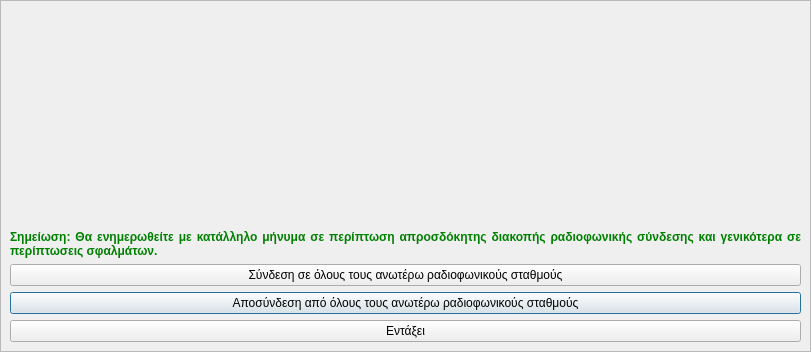
<?xml version="1.0" encoding="UTF-8"?>
<ui version="4.0">
 <class>Dialog</class>
 <widget class="QDialog" name="Dialog">
  <property name="geometry">
   <rect>
    <x>0</x>
    <y>0</y>
    <width>811</width>
    <height>352</height>
   </rect>
  </property>
  <property name="windowTitle">
   <string>Διαχείριση ραδιοφωνικών μεταδόσεων</string>
  </property>
  <property name="windowIcon">
   <iconset resource="../../icons.qrc">
    <normaloff>:/rest-windows/assets/images/rest-windows/radio-stations.png</normaloff>:/rest-windows/assets/images/rest-windows/radio-stations.png</iconset>
  </property>
  <layout class="QGridLayout" name="gridLayout_2">
   <property name="leftMargin">
    <number>0</number>
   </property>
   <property name="topMargin">
    <number>0</number>
   </property>
   <property name="rightMargin">
    <number>0</number>
   </property>
   <property name="bottomMargin">
    <number>0</number>
   </property>
   <item row="0" column="0">
    <widget class="QScrollArea" name="scrollArea">
     <property name="widgetResizable">
      <bool>true</bool>
     </property>
     <widget class="QWidget" name="scrollAreaWidgetContents">
      <property name="geometry">
       <rect>
        <x>0</x>
        <y>0</y>
        <width>809</width>
        <height>350</height>
       </rect>
      </property>
      <layout class="QGridLayout" name="gridLayout_4">
       <item row="0" column="0">
        <widget class="QFrame" name="radio_titles_frame">
         <property name="styleSheet">
          <string notr="true">QFrame{border:none;}</string>
         </property>
         <property name="frameShape">
          <enum>QFrame::StyledPanel</enum>
         </property>
         <property name="frameShadow">
          <enum>QFrame::Raised</enum>
         </property>
         <layout class="QGridLayout" name="gridLayout_3">
          <property name="leftMargin">
           <number>0</number>
          </property>
          <property name="topMargin">
           <number>0</number>
          </property>
          <property name="rightMargin">
           <number>0</number>
          </property>
          <property name="bottomMargin">
           <number>0</number>
          </property>
         </layout>
        </widget>
       </item>
       <item row="1" column="0">
        <spacer name="verticalSpacer">
         <property name="orientation">
          <enum>Qt::Vertical</enum>
         </property>
         <property name="sizeHint" stdset="0">
          <size>
           <width>20</width>
           <height>158</height>
          </size>
         </property>
        </spacer>
       </item>
       <item row="4" column="0">
        <widget class="QPushButton" name="disconnect_all">
         <property name="sizePolicy">
          <sizepolicy hsizetype="Minimum" vsizetype="Maximum">
           <horstretch>0</horstretch>
           <verstretch>0</verstretch>
          </sizepolicy>
         </property>
         <property name="text">
          <string>Αποσύνδεση από όλους τους ανωτέρω ραδιοφωνικούς σταθμούς</string>
         </property>
         <property name="icon">
          <iconset resource="../../icons.qrc">
           <normaloff>:/rest-windows/assets/images/rest-windows/disconnect.png</normaloff>:/rest-windows/assets/images/rest-windows/disconnect.png</iconset>
         </property>
        </widget>
       </item>
       <item row="5" column="0">
        <widget class="QPushButton" name="ok">
         <property name="sizePolicy">
          <sizepolicy hsizetype="Minimum" vsizetype="Maximum">
           <horstretch>0</horstretch>
           <verstretch>0</verstretch>
          </sizepolicy>
         </property>
         <property name="text">
          <string>Εντάξει</string>
         </property>
         <property name="icon">
          <iconset resource="../../icons.qrc">
           <normaloff>:/rest-windows/assets/images/rest-windows/ok.png</normaloff>:/rest-windows/assets/images/rest-windows/ok.png</iconset>
         </property>
        </widget>
       </item>
       <item row="3" column="0">
        <widget class="QPushButton" name="connect_all">
         <property name="sizePolicy">
          <sizepolicy hsizetype="Minimum" vsizetype="Maximum">
           <horstretch>0</horstretch>
           <verstretch>0</verstretch>
          </sizepolicy>
         </property>
         <property name="text">
          <string>Σύνδεση σε όλους τους ανωτέρω ραδιοφωνικούς σταθμούς</string>
         </property>
         <property name="icon">
          <iconset resource="../../icons.qrc">
           <normaloff>:/rest-windows/assets/images/rest-windows/start-transmition.png</normaloff>:/rest-windows/assets/images/rest-windows/start-transmition.png</iconset>
         </property>
        </widget>
       </item>
       <item row="2" column="0">
        <widget class="QLabel" name="label">
         <property name="styleSheet">
          <string notr="true">QLabel{
	font-weight:bold;
	color:green;
}</string>
         </property>
         <property name="text">
          <string>Σημείωση: Θα ενημερωθείτε με κατάλληλο μήνυμα σε περίπτωση απροσδόκητης διακοπής ραδιοφωνικής σύνδεσης και γενικότερα σε περίπτωσεις σφαλμάτων.</string>
         </property>
         <property name="alignment">
          <set>Qt::AlignJustify|Qt::AlignVCenter</set>
         </property>
         <property name="wordWrap">
          <bool>true</bool>
         </property>
        </widget>
       </item>
      </layout>
     </widget>
    </widget>
   </item>
  </layout>
 </widget>
 <tabstops>
  <tabstop>scrollArea</tabstop>
  <tabstop>connect_all</tabstop>
  <tabstop>disconnect_all</tabstop>
  <tabstop>ok</tabstop>
 </tabstops>
 <resources>
  <include location="../../icons.qrc"/>
 </resources>
 <connections/>
</ui>
